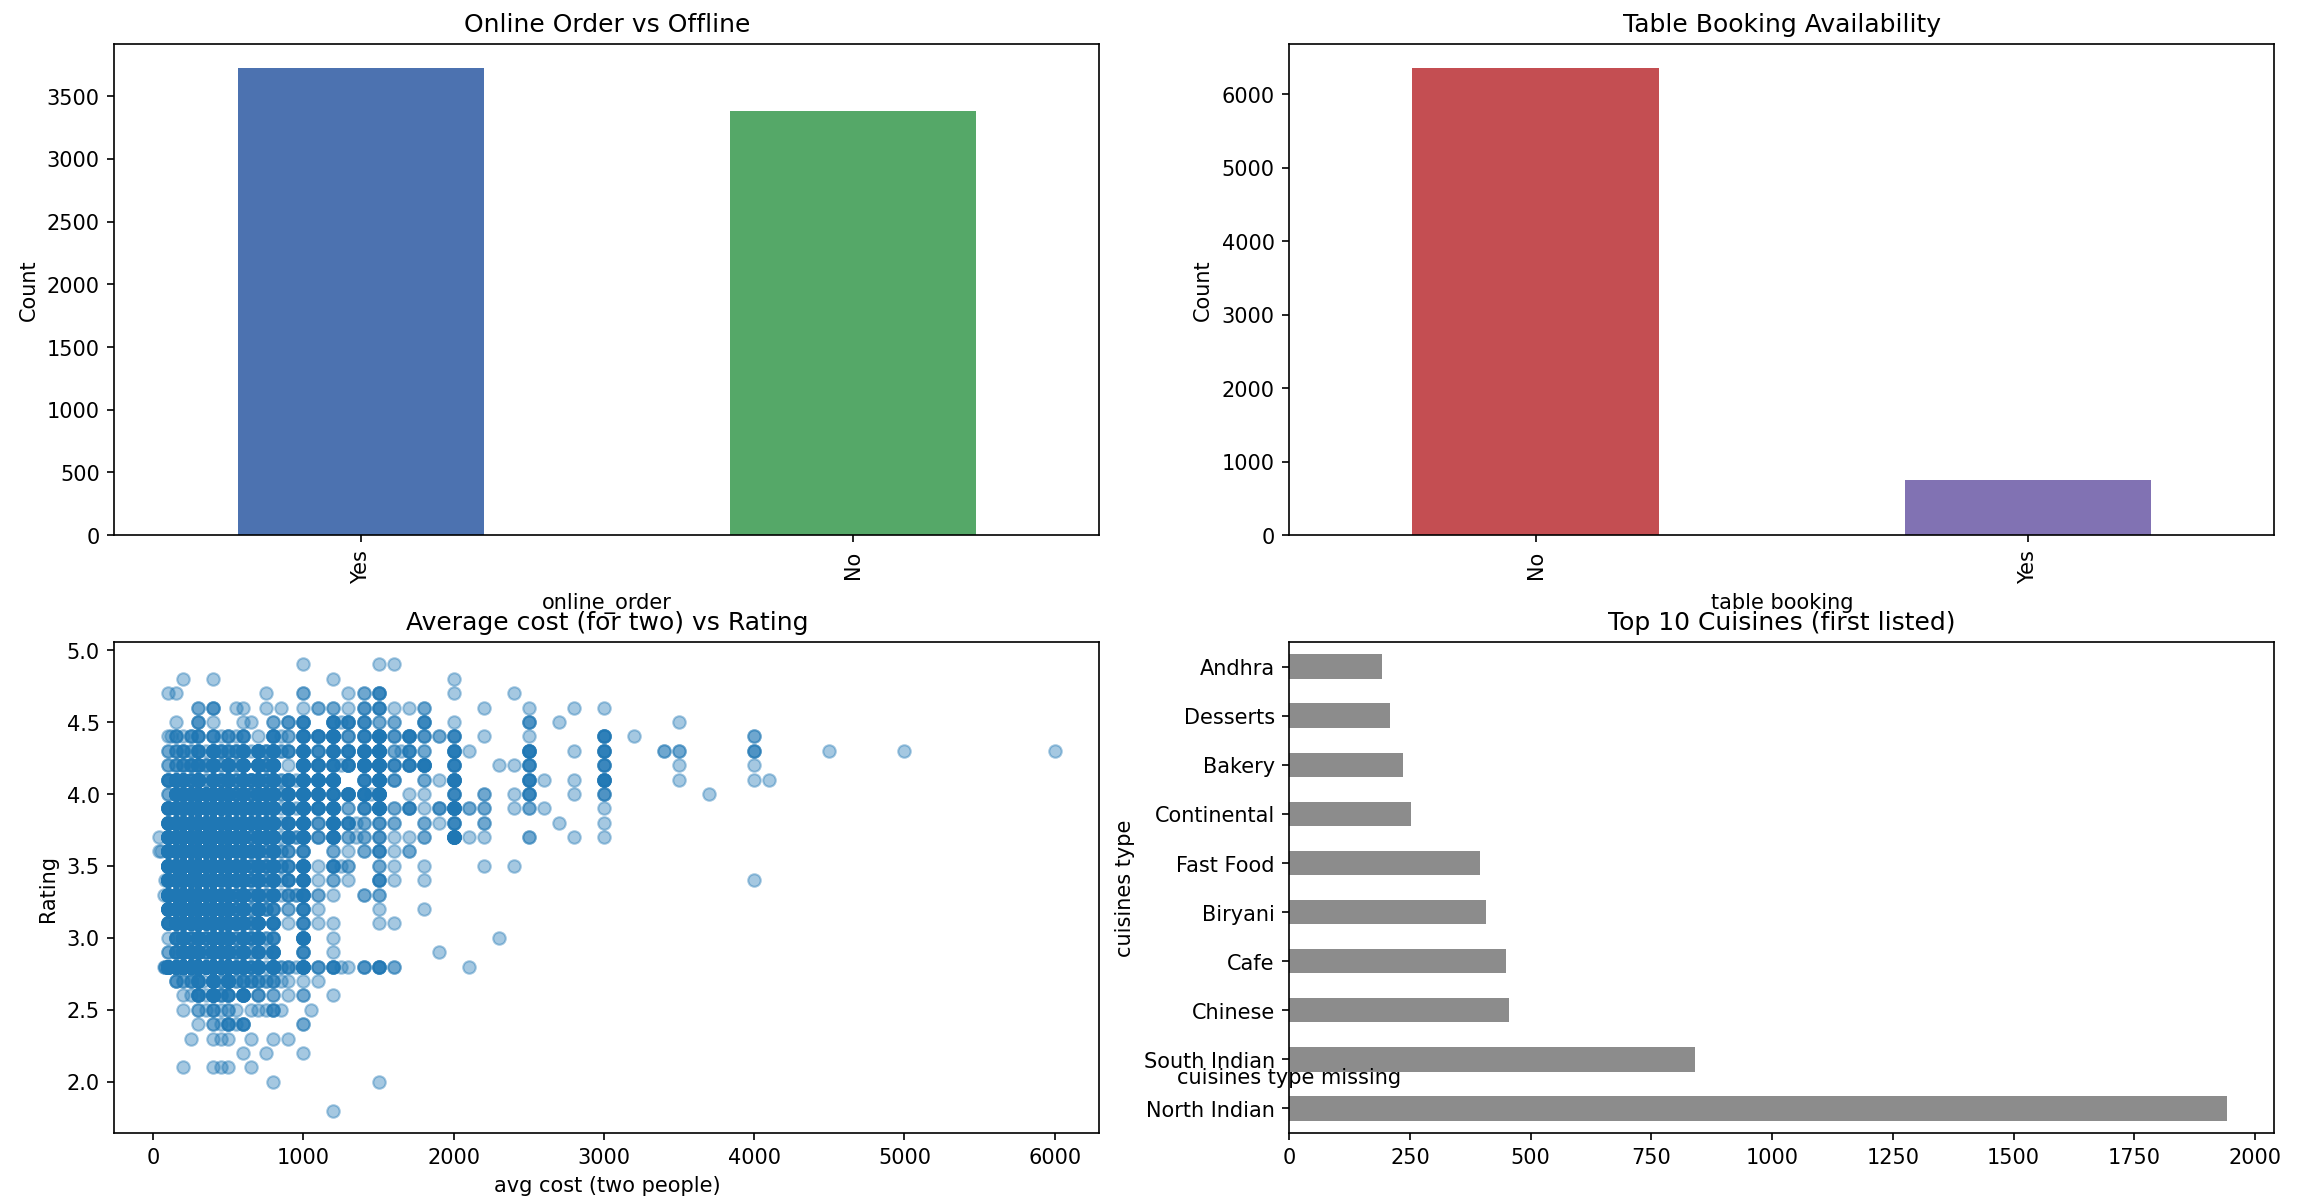

Generate this figure with Python:
import pandas as pd
import matplotlib.pyplot as plt
df = pd.read_csv("zomato.csv")
if 'rate (out of 5)' in df.columns:
    df['rate (out of 5)'] = df['rate (out of 5)'].astype(str).str.replace('/5', '').str.strip()
    df['rate (out of 5)'] = pd.to_numeric(df['rate (out of 5)'], errors = 'coerce')
cost_col = None 
for cand in ['avg cost (two people)', 'avg_cost(for two people)']:
    if cand in df.columns:
        cost_col = cand 
        break 
if cost_col:
    df[cost_col] = df[cost_col].astype(str).str.replace(',','').str.strip()
    df[cost_col] = pd.to_numeric(df[cost_col], errors = 'coerce')
if 'rate (out of 5)' in df.columns:
    df['rate (out of 5)'].fillna(df['rate (out of 5)'].median(), inplace = True)
if cost_col:
    df[cost_col].fillna(df[cost_col].median(), inplace = True)
print("\n=== ONLINE ORDER counts and percent ===")
if 'online_order' in df.columns:
    oc = df['online_order'].value_counts(dropna = False)
    print(oc)
    print("\npercent:\n", round(100*oc/len(df),2))
else:
    print("Column 'online_order' not found.")
print("\n=== TABLE BOOKING counts and percent ===")
if 'table booking' in df.columns:
    tb = df['table booking'].value_counts(dropna = False)
    print(tb)
    print("\nPercent:\n", round(100*tb/len(df),2))
else:
    print("Column 'table booking' not found.")
print("\n=== Average rating by online_order (mean) ===")
if 'restaurant type' in df.columns:
    top_types = df['restaurant type'].value_counts().head(10)
    print(top_types)
else:
    print("Column 'restaurant type' not found.")
print("\n=== Top 10 cuisines (first listed cuisine) ===")
if 'cuisines type' in df.columns:
    first_cuisine = df['cuisines type'].dropna().astype(str).apply(lambda x:x.split(',')[0].strip())
    top_cuisines = first_cuisine.value_counts().head(10)
    print(top_cuisines)
else:
    print("Column 'cuisines type' not found.")
fig, axes = plt.subplots(2,2, figsize=(16,10))
if 'online_order' in df.columns:
    oc_plot = df['online_order'].value_counts()
    oc_plot.plot(kind = 'bar', ax = axes[0,0], color = ['#4c72b0', '#55a868'])
    axes[0,0].set_title("Online Order vs Offline")
    axes[0,0].set_ylabel("Count")
else:
    axes[0,0].text(0.5, 0.5, "online_order missing", ha='center')
if 'table booking' in df.columns:
    tb_plot = df['table booking'].value_counts()
    tb_plot.plot(kind = 'bar', ax = axes[0,1], color = ['#c44e52', '#8172b3'])
    axes[0,1].set_title("Table Booking Availability")
    axes[0,1].set_ylabel("Count")
else:
    axes[0,1].text(0.5,0.5, "table booking missing", ha = 'center')
if cost_col and 'rate (out of 5)' in df.columns:
    axes[1,0].scatter(df[cost_col], df['rate (out of 5)'], alpha = 0.4)
    axes[1,0].set_xlabel(cost_col)
    axes[1,0].set_ylabel("Rating")
    axes[1,0].set_title("Average cost (for two) vs Rating")
else:
    axes[1,0].text(0.5, 0.5, "cost or rating missing", ha='center')
if 'cuisines type' in df.columns:
    top_cuisines.plot(kind = 'barh', ax = axes[1,1], color = '#8c8c8c')
    axes[1,1].set_title("Top 10 Cuisines (first listed)")
    axes[1,1].text(0.5, 0.5, "cuisines type missing", ha='center')
plt.tight_layout()
plt.show()
fig.savefig("eda_insights.png", dpi=150)
print("\nSaved combined figure as eda_insights.png")